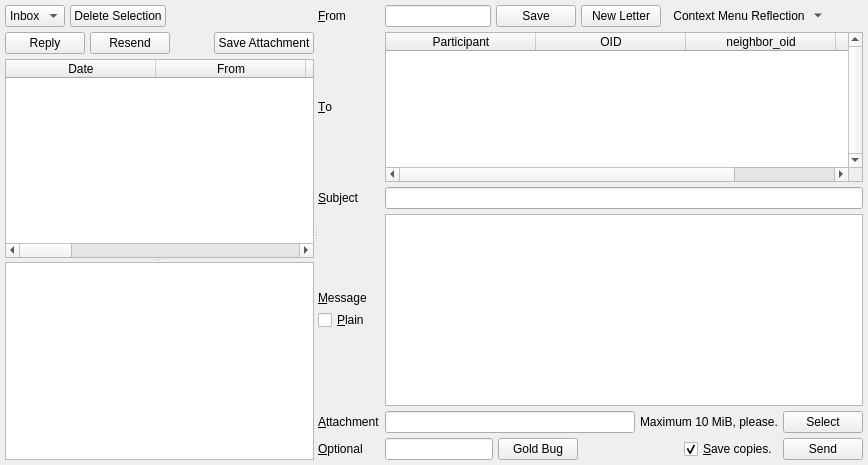
              <widget class="QWidget" name="tab_4">
               <attribute name="title">
                <string>&amp;Read / &amp;Write</string>
               </attribute>
               <layout class="QVBoxLayout" name="verticalLayout_29">
                <property name="spacing">
                 <number>5</number>
                </property>
                <property name="margin">
                 <number>5</number>
                </property>
                <item>
                 <widget class="QSplitter" name="emailSplitter">
                  <property name="orientation">
                   <enum>Qt::Horizontal</enum>
                  </property>
                  <widget class="QWidget" name="verticalLayoutWidget_2">
                   <layout class="QVBoxLayout" name="verticalLayout_69">
                    <property name="spacing">
                     <number>5</number>
                    </property>
                    <item>
                     <layout class="QHBoxLayout" name="horizontalLayout_38">
                      <property name="spacing">
                       <number>5</number>
                      </property>
                      <item>
                       <widget class="QComboBox" name="folder">
                        <property name="sizeAdjustPolicy">
                         <enum>QComboBox::AdjustToContents</enum>
                        </property>
                        <item>
                         <property name="text">
                          <string>Inbox</string>
                         </property>
                        </item>
                        <item>
                         <property name="text">
                          <string>Sent</string>
                         </property>
                        </item>
                        <item>
                         <property name="text">
                          <string>Trash</string>
                         </property>
                        </item>
                       </widget>
                      </item>
                      <item>
                       <widget class="QPushButton" name="deleteEmail">
                        <property name="text">
                         <string>Delete Selection</string>
                        </property>
                       </widget>
                      </item>
                      <item>
                       <spacer name="horizontalSpacer_32">
                        <property name="orientation">
                         <enum>Qt::Horizontal</enum>
                        </property>
                        <property name="sizeHint" stdset="0">
                         <size>
                          <width>40</width>
                          <height>20</height>
                         </size>
                        </property>
                       </spacer>
                      </item>
                     </layout>
                    </item>
                    <item>
                     <layout class="QHBoxLayout" name="horizontalLayout_85">
                      <item>
                       <widget class="QPushButton" name="reply">
                        <property name="text">
                         <string>Reply</string>
                        </property>
                       </widget>
                      </item>
                      <item>
                       <widget class="QPushButton" name="resend">
                        <property name="text">
                         <string>Resend</string>
                        </property>
                       </widget>
                      </item>
                      <item>
                       <spacer name="horizontalSpacer_69">
                        <property name="orientation">
                         <enum>Qt::Horizontal</enum>
                        </property>
                        <property name="sizeHint" stdset="0">
                         <size>
                          <width>40</width>
                          <height>20</height>
                         </size>
                        </property>
                       </spacer>
                      </item>
                      <item>
                       <widget class="QPushButton" name="saveAttachment">
                        <property name="text">
                         <string>Save Attachment</string>
                        </property>
                       </widget>
                      </item>
                     </layout>
                    </item>
                    <item>
                     <widget class="QSplitter" name="readVerticalSplitter">
                      <property name="orientation">
                       <enum>Qt::Vertical</enum>
                      </property>
                      <widget class="QTableWidget" name="mail">
                       <property name="alternatingRowColors">
                        <bool>true</bool>
                       </property>
                       <property name="selectionMode">
                        <enum>QAbstractItemView::MultiSelection</enum>
                       </property>
                       <property name="selectionBehavior">
                        <enum>QAbstractItemView::SelectRows</enum>
                       </property>
                       <property name="horizontalScrollMode">
                        <enum>QAbstractItemView::ScrollPerPixel</enum>
                       </property>
                       <property name="sortingEnabled">
                        <bool>true</bool>
                       </property>
                       <attribute name="horizontalHeaderDefaultSectionSize">
                        <number>150</number>
                       </attribute>
                       <attribute name="horizontalHeaderStretchLastSection">
                        <bool>true</bool>
                       </attribute>
                       <column>
                        <property name="text">
                         <string>Date</string>
                        </property>
                       </column>
                       <column>
                        <property name="text">
                         <string>From</string>
                        </property>
                       </column>
                       <column>
                        <property name="text">
                         <string>Status</string>
                        </property>
                       </column>
                       <column>
                        <property name="text">
                         <string>Subject</string>
                        </property>
                       </column>
                       <column>
                        <property name="text">
                         <string>Attachment(s)</string>
                        </property>
                       </column>
                       <column>
                        <property name="text">
                         <string>goldbug</string>
                        </property>
                       </column>
                       <column>
                        <property name="text">
                         <string>message</string>
                        </property>
                       </column>
                       <column>
                        <property name="text">
                         <string>message_digest</string>
                        </property>
                       </column>
                       <column>
                        <property name="text">
                         <string>receiver_sender_hash</string>
                        </property>
                       </column>
                       <column>
                        <property name="text">
                         <string>hash</string>
                        </property>
                       </column>
                       <column>
                        <property name="text">
                         <string>OID</string>
                        </property>
                       </column>
                      </widget>
                      <widget class="QTextBrowser" name="mailMessage">
                       <property name="tabChangesFocus">
                        <bool>true</bool>
                       </property>
                       <property name="textInteractionFlags">
                        <set>Qt::LinksAccessibleByMouse|Qt::TextSelectableByKeyboard|Qt::TextSelectableByMouse</set>
                       </property>
                       <property name="openLinks">
                        <bool>false</bool>
                       </property>
                      </widget>
                     </widget>
                    </item>
                   </layout>
                  </widget>
                  <widget class="QWidget" name="gridLayoutWidget">
                   <layout class="QGridLayout" name="gridLayout_4">
                    <property name="spacing">
                     <number>5</number>
                    </property>
                    <item row="5" column="0">
                     <widget class="QLabel" name="label_6">
                      <property name="text">
                       <string>&amp;Optional</string>
                      </property>
                      <property name="margin">
                       <number>7</number>
                      </property>
                      <property name="buddy">
                       <cstring>goldbug</cstring>
                      </property>
                     </widget>
                    </item>
                    <item row="3" column="1">
                     <widget class="QTextEdit" name="outgoingMessage">
                      <property name="tabChangesFocus">
                       <bool>true</bool>
                      </property>
                      <property name="textInteractionFlags">
                       <set>Qt::TextEditorInteraction</set>
                      </property>
                     </widget>
                    </item>
                    <item row="4" column="1">
                     <layout class="QHBoxLayout" name="horizontalLayout_51">
                      <property name="spacing">
                       <number>5</number>
                      </property>
                      <item>
                       <widget class="QLineEdit" name="attachment"/>
                      </item>
                      <item>
                       <widget class="QLabel" name="label_95">
                        <property name="text">
                         <string>Maximum 10 MiB, please.</string>
                        </property>
                       </widget>
                      </item>
                      <item>
                       <widget class="QPushButton" name="selectAttachment">
                        <property name="text">
                         <string>Select</string>
                        </property>
                       </widget>
                      </item>
                     </layout>
                    </item>
                    <item row="5" column="1">
                     <layout class="QHBoxLayout" name="horizontalLayout_31">
                      <property name="spacing">
                       <number>5</number>
                      </property>
                      <item>
                       <widget class="QLineEdit" name="goldbug"/>
                      </item>
                      <item>
                       <widget class="QPushButton" name="generateGoldBug">
                        <property name="toolTip">
                         <string>&lt;html&gt;&lt;head/&gt;&lt;body&gt;&lt;p&gt;Bundle the e-mail in an additional layer of AES-256 encryption. Do remember to notify all recipients of the key.&lt;/p&gt;&lt;/body&gt;&lt;/html&gt;</string>
                        </property>
                        <property name="text">
                         <string>Gold Bug</string>
                        </property>
                       </widget>
                      </item>
                      <item>
                       <spacer name="horizontalSpacer_33">
                        <property name="orientation">
                         <enum>Qt::Horizontal</enum>
                        </property>
                        <property name="sizeHint" stdset="0">
                         <size>
                          <width>40</width>
                          <height>20</height>
                         </size>
                        </property>
                       </spacer>
                      </item>
                      <item>
                       <widget class="QCheckBox" name="saveCopy">
                        <property name="sizePolicy">
                         <sizepolicy hsizetype="Minimum" vsizetype="Preferred">
                          <horstretch>0</horstretch>
                          <verstretch>0</verstretch>
                         </sizepolicy>
                        </property>
                        <property name="text">
                         <string>&amp;Save copies.</string>
                        </property>
                        <property name="checked">
                         <bool>true</bool>
                        </property>
                       </widget>
                      </item>
                      <item>
                       <widget class="QPushButton" name="sendMail">
                        <property name="text">
                         <string>Send</string>
                        </property>
                       </widget>
                      </item>
                     </layout>
                    </item>
                    <item row="1" column="0">
                     <widget class="QLabel" name="label_10">
                      <property name="text">
                       <string>&amp;To</string>
                      </property>
                      <property name="margin">
                       <number>7</number>
                      </property>
                      <property name="buddy">
                       <cstring>emailParticipants</cstring>
                      </property>
                     </widget>
                    </item>
                    <item row="1" column="1">
                     <layout class="QVBoxLayout" name="verticalLayout_70">
                      <property name="spacing">
                       <number>5</number>
                      </property>
                      <item>
                       <widget class="QTableWidget" name="emailParticipants">
                        <property name="sizePolicy">
                         <sizepolicy hsizetype="Expanding" vsizetype="Minimum">
                          <horstretch>0</horstretch>
                          <verstretch>0</verstretch>
                         </sizepolicy>
                        </property>
                        <property name="maximumSize">
                         <size>
                          <width>16777215</width>
                          <height>150</height>
                         </size>
                        </property>
                        <property name="verticalScrollBarPolicy">
                         <enum>Qt::ScrollBarAlwaysOn</enum>
                        </property>
                        <property name="alternatingRowColors">
                         <bool>true</bool>
                        </property>
                        <property name="selectionBehavior">
                         <enum>QAbstractItemView::SelectRows</enum>
                        </property>
                        <property name="horizontalScrollMode">
                         <enum>QAbstractItemView::ScrollPerPixel</enum>
                        </property>
                        <property name="sortingEnabled">
                         <bool>true</bool>
                        </property>
                        <attribute name="horizontalHeaderDefaultSectionSize">
                         <number>150</number>
                        </attribute>
                        <attribute name="horizontalHeaderStretchLastSection">
                         <bool>true</bool>
                        </attribute>
                        <column>
                         <property name="text">
                          <string>Participant</string>
                         </property>
                        </column>
                        <column>
                         <property name="text">
                          <string>OID</string>
                         </property>
                        </column>
                        <column>
                         <property name="text">
                          <string>neighbor_oid</string>
                         </property>
                        </column>
                        <column>
                         <property name="text">
                          <string>public_key_hash</string>
                         </property>
                        </column>
                       </widget>
                      </item>
                     </layout>
                    </item>
                    <item row="4" column="0">
                     <widget class="QLabel" name="label_94">
                      <property name="text">
                       <string>&amp;Attachment</string>
                      </property>
                      <property name="margin">
                       <number>7</number>
                      </property>
                      <property name="buddy">
                       <cstring>attachment</cstring>
                      </property>
                     </widget>
                    </item>
                    <item row="0" column="1">
                     <layout class="QHBoxLayout" name="horizontalLayout_47">
                      <property name="spacing">
                       <number>5</number>
                      </property>
                      <item>
                       <widget class="QLineEdit" name="emailName"/>
                      </item>
                      <item>
                       <widget class="QPushButton" name="saveEmailName">
                        <property name="text">
                         <string>Save</string>
                        </property>
                       </widget>
                      </item>
                      <item>
                       <widget class="QPushButton" name="clearOutgoing">
                        <property name="text">
                         <string>New Letter</string>
                        </property>
                       </widget>
                      </item>
                      <item>
                       <widget class="QToolButton" name="emailWriteActionMenu">
                        <property name="toolTip">
                         <string>Context Menu</string>
                        </property>
                        <property name="text">
                         <string>Context Menu Reflection</string>
                        </property>
                        <property name="icon">
                         <iconset resource="../Icons/icons.qrc">
                          <normaloff>:/generic/menu.png</normaloff>:/generic/menu.png</iconset>
                        </property>
                        <property name="popupMode">
                         <enum>QToolButton::MenuButtonPopup</enum>
                        </property>
                        <property name="autoRaise">
                         <bool>true</bool>
                        </property>
                       </widget>
                      </item>
                      <item>
                       <spacer name="horizontalSpacer_45">
                        <property name="orientation">
                         <enum>Qt::Horizontal</enum>
                        </property>
                        <property name="sizeHint" stdset="0">
                         <size>
                          <width>40</width>
                          <height>20</height>
                         </size>
                        </property>
                       </spacer>
                      </item>
                     </layout>
                    </item>
                    <item row="0" column="0">
                     <widget class="QLabel" name="label_41">
                      <property name="text">
                       <string>&amp;From</string>
                      </property>
                      <property name="margin">
                       <number>7</number>
                      </property>
                      <property name="buddy">
                       <cstring>emailName</cstring>
                      </property>
                     </widget>
                    </item>
                    <item row="3" column="0">
                     <layout class="QVBoxLayout" name="verticalLayout_71">
                      <property name="spacing">
                       <number>5</number>
                      </property>
                      <item>
                       <spacer name="verticalSpacer_7">
                        <property name="orientation">
                         <enum>Qt::Vertical</enum>
                        </property>
                        <property name="sizeHint" stdset="0">
                         <size>
                          <width>20</width>
                          <height>40</height>
                         </size>
                        </property>
                       </spacer>
                      </item>
                      <item>
                       <widget class="QLabel" name="label_4">
                        <property name="text">
                         <string>&amp;Message</string>
                        </property>
                        <property name="margin">
                         <number>7</number>
                        </property>
                        <property name="buddy">
                         <cstring>outgoingMessage</cstring>
                        </property>
                       </widget>
                      </item>
                      <item>
                       <widget class="QCheckBox" name="plain">
                        <property name="text">
                         <string>&amp;Plain</string>
                        </property>
                       </widget>
                      </item>
                      <item>
                       <spacer name="verticalSpacer_5">
                        <property name="orientation">
                         <enum>Qt::Vertical</enum>
                        </property>
                        <property name="sizeHint" stdset="0">
                         <size>
                          <width>20</width>
                          <height>40</height>
                         </size>
                        </property>
                       </spacer>
                      </item>
                     </layout>
                    </item>
                    <item row="2" column="0">
                     <widget class="QLabel" name="label_25">
                      <property name="text">
                       <string>&amp;Subject</string>
                      </property>
                      <property name="margin">
                       <number>7</number>
                      </property>
                      <property name="buddy">
                       <cstring>outgoingSubject</cstring>
                      </property>
                     </widget>
                    </item>
                    <item row="2" column="1">
                     <widget class="QLineEdit" name="outgoingSubject"/>
                    </item>
                   </layout>
                  </widget>
                 </widget>
                </item>
               </layout>
              </widget>
